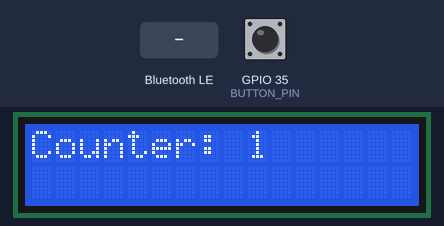
This sketch was run on a simulated ESP32. On the bench: 16×2 character LCD. Inputs (shaded band) come from the test bench; at power-on: GPIO 35 (BUTTON_PIN) HIGH. Nothing arrives over Bluetooth unless stated; a phone connects over Bluetooth LE 3 s after start.

Above: at 1.2 s.
1.3 s: GPIO 35 (BUTTON_PIN) pulled LOW for 0.15 s
At 2.3 s:
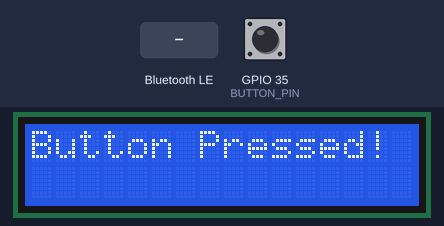
4.4 s: Bluetooth LE write "1" received
At 5.2 s:
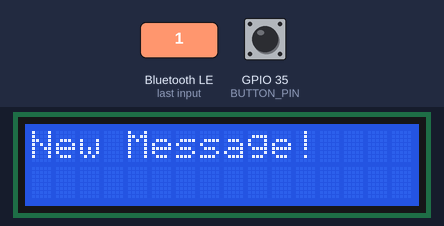
7.4 s: GPIO 35 (BUTTON_PIN) pulled LOW for 1 s
At 8.1 s:
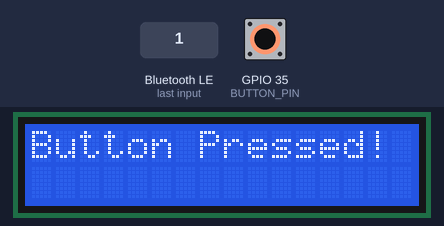
Timing chart, 0 to 10.4 s (numbered marks = the images above; inputs shaded):
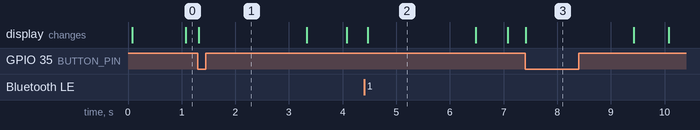

The sketch:

lab3part3.ino
```cpp
// Filename: lab3part3.ino
// Author: Ephraim Tran & Benjamin Hoang
// Date: 11/17/2026
// Description: Displays a 1-second counter on an LCD, interrupted by
//              button presses and BLE writes.

// Version 1.0
// Author: Ephraim Tran & Benjamin Hoang
// Date: 11/17/2026
// Changes:

//INCLUDES
#include <BLEDevice.h>
#include <BLEUtils.h>
#include <BLEServer.h>
#include <Wire.h>
#include <LiquidCrystal_I2C.h>
#include "esp_timer.h"

//DEFINES
#define BUTTON_PIN 35
#define SDA_PIN 14
#define SCL_PIN 13
#define SERVICE_UUID        "da77f5d8-1d74-40f7-8af5-5f7e065d4391"
#define CHARACTERISTIC_UUID "ff13712b-d369-425f-a712-37dde2e6ab93"

//MACROS
volatile unsigned long lastInterruptTime = 0;
const unsigned long debounceDelay = 200;
volatile int counter = 0;
const uint8_t LCD_ADDR = 0x27;
const uint8_t LCD_COLS = 16;
const uint8_t LCD_ROWS = 2;
volatile bool printMessage = false;
volatile bool buttonPressed = false;

int previousCounter = -1;

LiquidCrystal_I2C lcd(LCD_ADDR, LCD_COLS, LCD_ROWS);

esp_timer_handle_t periodicTimer;


// Name: MyCallbacks::onWrite
// Description: Sets a flag when a BLE write is received.
// Parameters: pCharacteristic - written characteristic (unused)
// Returns: nothing
class MyCallbacks: public BLECharacteristicCallbacks {
   void onWrite(BLECharacteristic *pCharacteristic) {
     printMessage = true;
   }
};

// Name: onTimer
// Description: Increments the counter every second.
// Parameters: arg - unused
// Returns: nothing
void IRAM_ATTR onTimer(void* arg) {
  counter++;
}

// Name: handleButtonInterrupt
// Description: Sets a flag on a debounced button press.
// Parameters: none
// Returns: nothing
void IRAM_ATTR handleButtonInterrupt() {
  uint32_t current_time = millis();
  if(current_time - lastInterruptTime > debounceDelay){
    buttonPressed = true;
    lastInterruptTime = current_time;
  }
}

// Name: displayMessage
// Description: Shows a message on the LCD for 2 seconds, then forces a counter redraw.
// Parameters: message - text to display
// Returns: nothing
void displayMessage(String message) {
  lcd.clear();
  lcd.setCursor(0, 0);
  lcd.print(message);                  // show the message
  delay(2000);                         // hold it for 2 seconds
  previousCounter = -1;                // force loop() to redraw the counter
  printMessage = false;
  buttonPressed = false;
}

void setup() {
  Serial.begin(115200);
  // Set up BLE: create the server, service, and read/write characteristic, attach the write callback, then start advertising
  BLEDevice::init("MyESP32");
  BLEServer *pServer = BLEDevice::createServer();
  BLEService *pService = pServer->createService(SERVICE_UUID);
  BLECharacteristic *pCharacteristic = pService->createCharacteristic(
                                        CHARACTERISTIC_UUID,
                                        BLECharacteristic::PROPERTY_READ |
                                        BLECharacteristic::PROPERTY_WRITE
                                      );

  pCharacteristic->setCallbacks(new MyCallbacks());
  pService->start();
  BLEAdvertising *pAdvertising = pServer->getAdvertising();
  pAdvertising->start();

  // Initialize LCD display
  Wire.begin(SDA_PIN, SCL_PIN);
  lcd.init();
  lcd.backlight();

  // create a timer, attach an interrupt, set an alarm which will update the counter every second.
  const esp_timer_create_args_t timerArgs = {///
    .callback = &onTimer,
    .arg = nullptr,
    .dispatch_method = ESP_TIMER_TASK,
    .name = "periodicTimer",
    .skip_unhandled_events = true
  };
  esp_timer_create(&timerArgs, &periodicTimer);
  esp_timer_start_periodic(periodicTimer, 1000000); // 1 second in microseconds

  // Set button pin as input and attach an interrupt
  pinMode(BUTTON_PIN, INPUT_PULLUP);
  attachInterrupt(digitalPinToInterrupt(BUTTON_PIN), handleButtonInterrupt, FALLING);
}

void loop() {
  // BLE write received: show message, then discard any flags set during the delay
  if (printMessage) {
    int saved = counter;
    displayMessage("New Message!");
    counter = saved; // restore the counter value after displaying the message
  }
  // Button pressed: show message, then discard any flags set during the delay
  else if (buttonPressed) {
    int saved = counter;
    displayMessage("Button Pressed!");
    counter = saved;
  }
  // Counter changed (timer ticked): redraw the counter on the LCD
  else if (counter != previousCounter) {
    lcd.clear();
    lcd.setCursor(0, 0);
    lcd.print("Counter: ");
    lcd.print(counter);
    previousCounter = counter; // remember what is on screen
  }
}
```

Measured:
- after the input at 1.3 s, the display: changes at once (image 1)
- after the input at 4.4 s, the display: changes after 0.07 s (image 2)
- after the input at 7.4 s, the display: changes at once (image 3)
- what the display in image 2 shows lasts 2.0 s, from 4.5 s to 6.5 s
